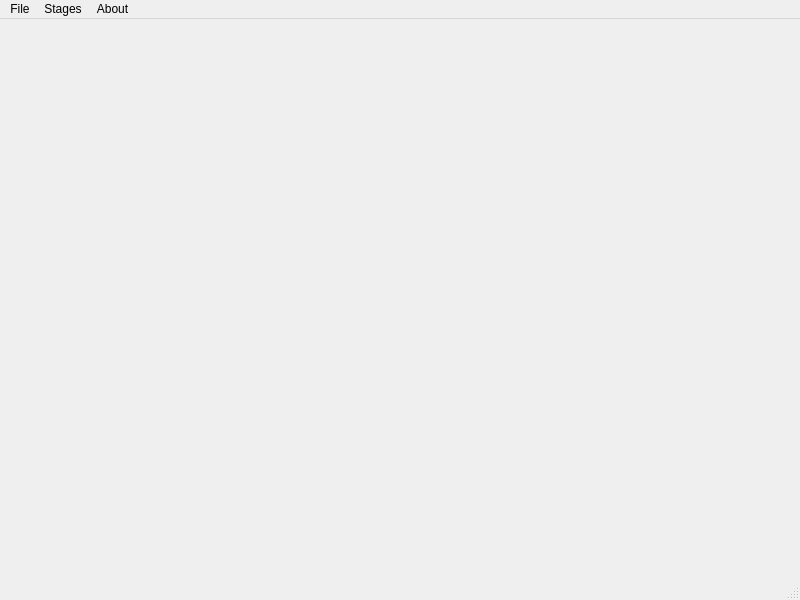
<?xml version="1.0" encoding="UTF-8"?>
<ui version="4.0">
 <class>MainWindow</class>
 <widget class="QMainWindow" name="MainWindow">
  <property name="geometry">
   <rect>
    <x>0</x>
    <y>0</y>
    <width>800</width>
    <height>600</height>
   </rect>
  </property>
  <property name="windowTitle">
   <string>Drones and Rooms</string>
  </property>
  <widget class="QWidget" name="centralwidget">
   <layout class="QHBoxLayout" name="horizontalLayout" stretch="1">
    <item>
     <widget class="Canvas" name="canvas" native="true"/>
    </item>
   </layout>
  </widget>
  <widget class="QMenuBar" name="menubar">
   <property name="geometry">
    <rect>
     <x>0</x>
     <y>0</y>
     <width>800</width>
     <height>22</height>
    </rect>
   </property>
   <widget class="QMenu" name="menuFile">
    <property name="title">
     <string>File</string>
    </property>
    <addaction name="actionLoad"/>
    <addaction name="separator"/>
    <addaction name="actionQuit"/>
   </widget>
   <widget class="QMenu" name="menuStages">
    <property name="title">
     <string>Stages</string>
    </property>
    <addaction name="actionShow_graph"/>
    <addaction name="actionMove_drones"/>
   </widget>
   <widget class="QMenu" name="menuAbout">
    <property name="title">
     <string>About</string>
    </property>
    <addaction name="actionCredits"/>
   </widget>
   <addaction name="menuFile"/>
   <addaction name="menuStages"/>
   <addaction name="menuAbout"/>
  </widget>
  <widget class="QStatusBar" name="statusbar"/>
  <action name="actionLoad">
   <property name="text">
    <string>Load</string>
   </property>
  </action>
  <action name="actionQuit">
   <property name="text">
    <string>Quit</string>
   </property>
   <property name="shortcut">
    <string>Ctrl+Q</string>
   </property>
  </action>
  <action name="actionShow_graph">
   <property name="checkable">
    <bool>true</bool>
   </property>
   <property name="text">
    <string>Show graph</string>
   </property>
   <property name="shortcut">
    <string>Ctrl+G</string>
   </property>
  </action>
  <action name="actionMove_drones">
   <property name="text">
    <string>Move drones</string>
   </property>
   <property name="shortcut">
    <string>Ctrl+M</string>
   </property>
  </action>
  <action name="actionCredits">
   <property name="text">
    <string>Credits</string>
   </property>
  </action>
 </widget>
 <customwidgets>
  <customwidget>
   <class>Canvas</class>
   <extends>QWidget</extends>
   <header location="global">canvas.h</header>
   <container>1</container>
  </customwidget>
 </customwidgets>
 <resources/>
 <connections/>
</ui>
